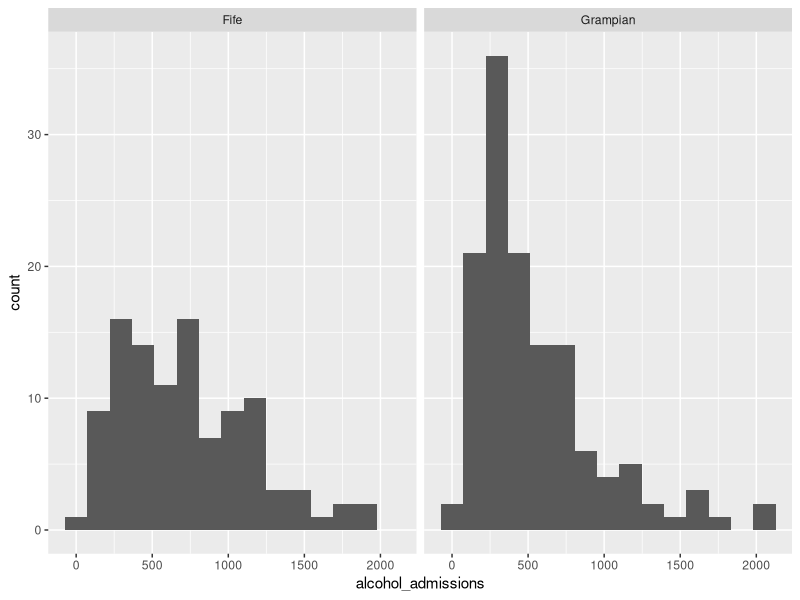
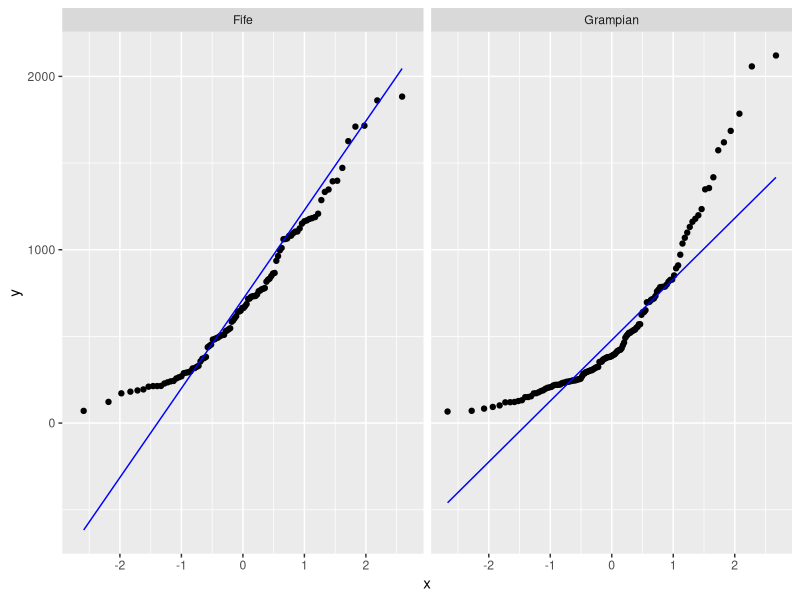
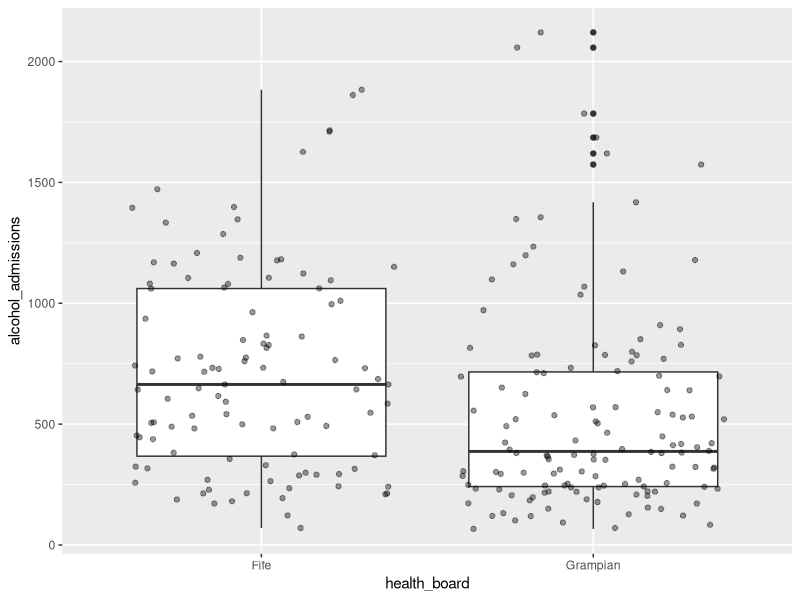
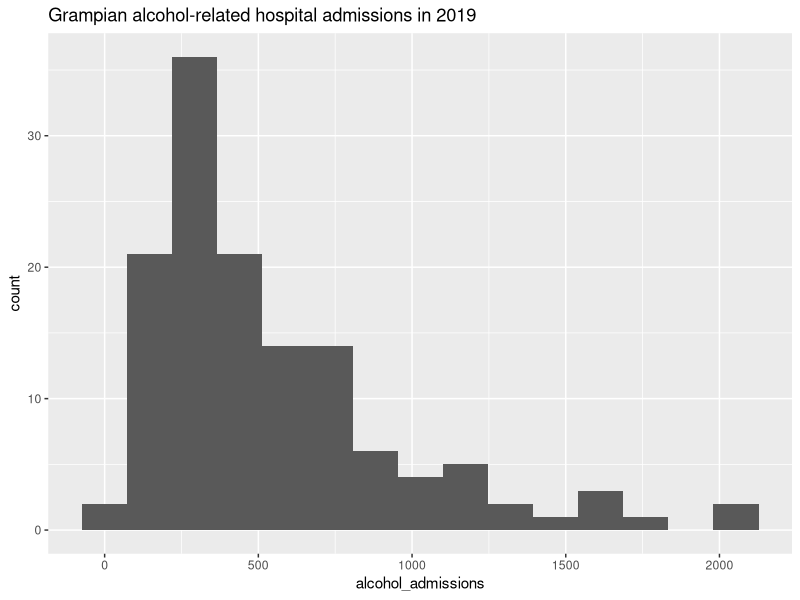
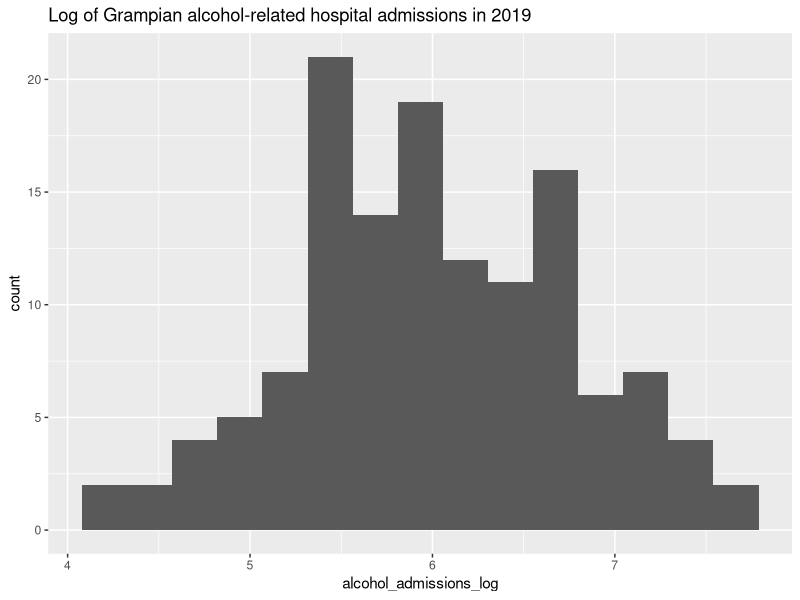

Recreate these plots in R, in order.
## ---- chunk 1
knitr::opts_chunk$set(echo = TRUE)
## ---- chunk 2
library(tidyverse)
library(here)
## ---- chunk 3
# alcohol-related hospital admissions
data <- read_csv(here("INPUTS/WEEK7/scotpho_data_extract.csv")) 

# intermediate data zone info
intermediate_zone_codes <- read_csv(here("INPUTS/WEEK7/iz2011_codes_and_labels_21042020.csv")) 

## ---- chunk 4
glimpse(data)

iz_data <- data %>%
  filter(area_type == "Intermediate zone") %>%
  select(area_name,area_code,year,measure)

glimpse(intermediate_zone_codes)

iz_info <- intermediate_zone_codes %>%
  select(IntZone,HBName)

## ---- chunk 5
admission_data <- left_join(iz_data,iz_info, by = c("area_code" = "IntZone"))

glimpse(admission_data)

admission_data <- admission_data %>%
  mutate(HBName = gsub("NHS ", "", HBName)) %>%
  rename(health_board = HBName,
         alcohol_admissions = measure)

glimpse(admission_data)
## ---- chunk 6
write_csv(admission_data, here("INPUTS/WEEK7/alcohol_related_admissions.csv"))

## ---- chunk 7

grampian_fife_data <- admission_data %>%                          
  filter(year == 2019,      # only 2019
         health_board %in% c("Grampian", "Fife"))  # only Grampian and Fife

#histogram
grampian_fife_data %>%                         
  ggplot(aes(x = alcohol_admissions)) + 
  geom_histogram(bins = 15) +
  facet_wrap(~health_board)

# Q-Q plot
grampian_fife_data %>%                          
  ggplot(aes(sample = alcohol_admissions)) +          
  geom_qq() + 
  geom_qq_line(colour = "blue") + 
  facet_wrap(~health_board)

# boxplot
grampian_fife_data %>%                          
  ggplot(aes(x = health_board,             
             y = alcohol_admissions)) +    
  geom_boxplot() +                        
  geom_jitter(alpha = 0.4) +               # add data points
  theme(legend.position = "none")          # remove legend


## ---- chunk 8
wilcox.test(alcohol_admissions ~ health_board, data = grampian_fife_data)

## ---- chunk 9
# non-parametric test for comparing more than two groups
admission_data %>% 
  filter(year == 2019,
         health_board %in% c("Grampian", "Fife", "Lothian")) %>% 
  kruskal.test(alcohol_admissions~health_board, data = .)

## ---- chunk 10

Grampian2019 <- admission_data %>%     # save as Grampian2019
  filter(year == 2019,            # only 2019
         health_board == "Grampian") %>%     # only Grampian
  mutate(alcohol_admissions_log = log(alcohol_admissions))         # log hospital admissions

Grampian2019 %>% 
  ggplot(aes(x = alcohol_admissions)) +             
  geom_histogram(bins = 15) +           # make histogram
  ggtitle("Grampian alcohol-related hospital admissions in 2019") # add title

Grampian2019 %>% 
  ggplot(aes(x = alcohol_admissions_log)) +             
  geom_histogram(bins = 15) +           # make histogram
  ggtitle("Log of Grampian alcohol-related hospital admissions in 2019") # add title


